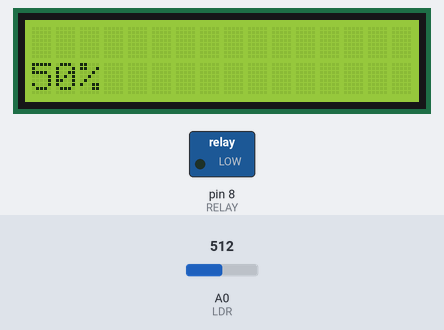
Bench run of a sketch on a simulated Arduino Uno, built with avr-gcc and run on an emulated ATmega328P. Parts: 16×2 character LCD, switched loads named in the sketch (green lamp = pin HIGH). The test bench sets the inputs (shaded band); at power-on: A0 (LDR) = 512.

Above: at 1.2 s.
1.3 s: A0 (LDR) set to 119
At 2.6 s:
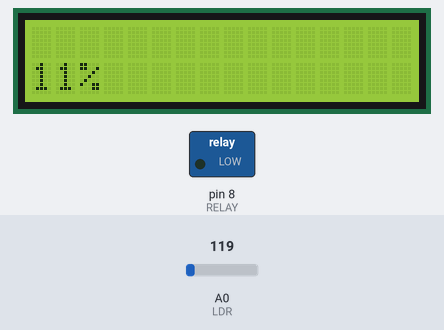
3.0 s: A0 (LDR) set to 100
At 4.2 s:
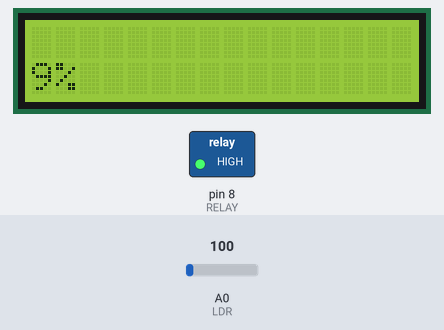
4.5 s: A0 (LDR) set to 122
At 6.0 s:
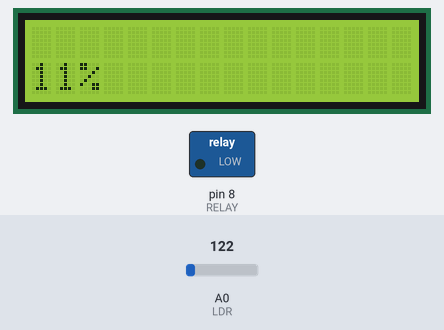
Timing chart, 0 to 7.5 s (numbered marks = the images above; inputs shaded):
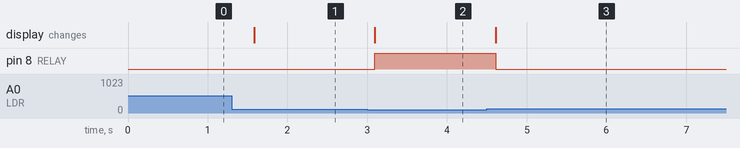

Measured:
- the behaviour switches between 113 and 112 on A0 (LDR) (found by bisection; images 1 and 2)
- after the input at 1.3 s, the display: changes after 0.28 s (image 1)
- after the input at 3.0 s, pin 8 (RELAY): LOW → HIGH after 0.10 s; the display: changes after 0.10 s (image 2)
- after the input at 4.5 s, pin 8 (RELAY): HIGH → LOW after 0.11 s; the display: changes after 0.11 s (image 3)

The sketch:

display_ldr_relay.ino
```cpp
#include <LiquidCrystal.h>

#define RELAY 8
#define LDR A0

LiquidCrystal lcd(12, 11, 5, 4, 3, 2);

void setup()
{
  // Configure relay pin as outpu
  pinMode(RELAY,OUTPUT);
  // Initialize LCD
  lcd.begin(16,2);
}

void loop()
{
  // Read value from LDR
  int readValue = analogRead(LDR);
  // Change value range
  int adjustedValue = map(readValue,0,1023,0,100);
  // Clear LCD screen
  lcd.clear();
  // Move cursor
  lcd.setCursor(0,1);
  // Print value
  lcd.print(adjustedValue);
  lcd.print("%");
  if(adjustedValue<=10)
  {
    // Turn on relay
    digitalWrite(RELAY,HIGH);
  }
  else
  {
    // Turn off relay
    digitalWrite(RELAY,LOW);
  }
  // Wait
  delay(300);
}
```
